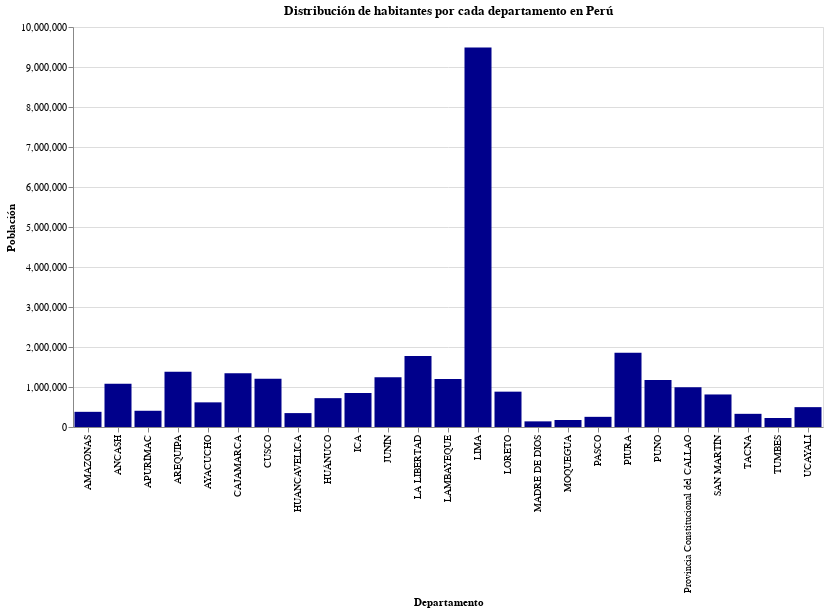

The notebook cell saved with this chart:
### Code cell
# Grafico 2
alt.Chart(base, height=400, width=750).mark_bar(color='darkblue').encode(
x = "Departamento",
y = "Población",
tooltip = ["Departamento", "Ingreso familiar per cápita","Población", "Ranking_hab"]
).interactive().properties(
    title="Distribución de habitantes por cada departamento en Perú",
)

### Figure 1 — Vega-Lite specification as saved in the notebook (floating-point values rounded to 4 significant figures)
{"config": {"background": "white", "view": {"continuousWidth": 400, "continuousHeight": 300}}, "data": {"name": "data-940aee8f238fb6c326146bdfac52a415"}, "mark": {"type": "bar", "color": "darkblue"}, "encoding": {"tooltip": [{"field": "Departamento", "type": "nominal"}, {"field": "Ingreso familiar per cápita", "type": "quantitative"}, {"field": "Población", "type": "quantitative"}, {"field": "Ranking_hab", "type": "quantitative"}], "x": {"field": "Departamento", "type": "nominal"}, "y": {"field": "Población", "type": "quantitative"}}, "height": 400, "selection": {"selector015": {"type": "interval", "bind": "scales", "encodings": ["x", "y"]}}, "title": "Distribución de habitantes por cada departamento en Perú", "width": 750, "$schema": "https://vega.github.io/schema/vega-lite/v4.17.0.json", "datasets": {"data-940aee8f238fb6c326146bdfac52a415": [{"Ubigeo": "010000", "Departamento": "AMAZONAS", "Población": 379384, "Ranking_hab": 19, "Índice de Desarrollo Humano": 0.4175, "Ranking_IDH": 21, "Esperanza de vida al nacer": 73.31, "Ranking_Esperanza": 15, "Con Educación secundaria completa (Poblac. 18 años)": 46.86, "Ranking_Secundaria": 24, "Años de educación (Poblac. 25 y más)": 6.051, "Ranking_educacion": 23, "Ingreso familiar per cápita": 629.7, "Ranking_ingresos": 18}, {"Ubigeo": "020000", "Departamento": "ANCASH", "Población": 1083519, "Ranking_hab": 10, "Índice de Desarrollo Humano": 0.4884, "Ranking_IDH": 12, "Esperanza de vida al nacer": 75.74, "Ranking_Esperanza": 10, "Con Educación secundaria completa (Poblac. 18 años)": 61.11, "Ranking_Secundaria": 16, "Años de educación (Poblac. 25 y más)": 7.633, "Ranking_educacion": 15, "Ingreso familiar per cápita": 712.7, "Ranking_ingresos": 13}, {"Ubigeo": "030000", "Departamento": "APURÍMAC", "Población": 405759, "Ranking_hab": 18, "Índice de Desarrollo Humano": 0.4167, "Ranking_IDH": 22, "Esperanza de vida al nacer": 72.63, "Ranking_Esperanza": 19, "Con Educación secundaria completa (Poblac. 18 años)": 65.55, "Ranking_Secundaria": 13, "Años de educación (Poblac. 25 y más)": 6.61, "Ranking_educacion": 21, "Ingreso familiar per cápita": 511.9, "Ranking_ingresos": 24}, {"Ubigeo": "040000", "Departamento": "AREQUIPA", "Población": 1382730, "Ranking_hab": 4, "Índice de Desarrollo Humano": 0.6345, "Ranking_IDH": 4, "Esperanza de vida al nacer": 78.2, "Ranking_Esperanza": 6, "Con Educación secundaria completa (Poblac. 18 años)": 77.8, "Ranking_Secundaria": 1, "Años de educación (Poblac. 25 y más)": 10.1, "Ranking_educacion": 2, "Ingreso familiar per cápita": 1088.0, "Ranking_ingresos": 4}, {"Ubigeo": "050000", "Departamento": "AYACUCHO", "Población": 616176, "Ranking_hab": 16, "Índice de Desarrollo Humano": 0.4096, "Ranking_IDH": 23, "Esperanza de vida al nacer": 71.08, "Ranking_Esperanza": 22, "Con Educación secundaria completa (Poblac. 18 años)": 59.36, "Ranking_Secundaria": 18, "Años de educación (Poblac. 25 y más)": 6.906, "Ranking_educacion": 19, "Ingreso familiar per cápita": 512.5, "Ranking_ingresos": 23}, {"Ubigeo": "060000", "Departamento": "CAJAMARCA", "Población": 1341012, "Ranking_hab": 5, "Índice de Desarrollo Humano": 0.4011, "Ranking_IDH": 24, "Esperanza de vida al nacer": 74.75, "Ranking_Esperanza": 11, "Con Educación secundaria completa (Poblac. 18 años)": 51.38, "Ranking_Secundaria": 23, "Años de educación (Poblac. 25 y más)": 5.608, "Ranking_educacion": 25, "Ingreso familiar per cápita": 551.7, "Ranking_ingresos": 21}, {"Ubigeo": "070100", "Departamento": "Provincia Constitucional del CALLAO", "Población": 994494, "Ranking_hab": 11, "Índice de Desarrollo Humano": 0.6663, "Ranking_IDH": 2, "Esperanza de vida al nacer": 82.52, "Ranking_Esperanza": 1, "Con Educación secundaria completa (Poblac. 18 años)": 73.5, "Ranking_Secundaria": 6, "Años de educación (Poblac. 25 y más)": 10.06, "Ranking_educacion": 3, "Ingreso familiar per cápita": 1198.0, "Ranking_ingresos": 2}, {"Ubigeo": "080000", "Departamento": "CUSCO", "Población": 1205527, "Ranking_hab": 7, "Índice de Desarrollo Humano": 0.4701, "Ranking_IDH": 15, "Esperanza de vida al nacer": 70.74, "Ranking_Esperanza": 23, "Con Educación secundaria completa (Poblac. 18 años)": 66.69, "Ranking_Secundaria": 11, "Años de educación (Poblac. 25 y más)": 7.798, "Ranking_educacion": 14, "Ingreso familiar per cápita": 668.0, "Ranking_ingresos": 17}, {"Ubigeo": "090000", "Departamento": "HUANCAVELICA", "Población": 347639, "Ranking_hab": 20, "Índice de Desarrollo Humano": 0.3357, "Ranking_IDH": 25, "Esperanza de vida al nacer": 64.03, "Ranking_Esperanza": 25, "Con Educación secundaria completa (Poblac. 18 años)": 56.18, "Ranking_Secundaria": 19, "Años de educación (Poblac. 25 y más)": 5.735, "Ranking_educacion": 24, "Ingreso familiar per cápita": 398.2, "Ranking_ingresos": 25}, {"Ubigeo": "100000", "Departamento": "HUÁNUCO", "Población": 721047, "Ranking_hab": 15, "Índice de Desarrollo Humano": 0.4285, "Ranking_IDH": 19, "Esperanza de vida al nacer": 73.11, "Ranking_Esperanza": 17, "Con Educación secundaria completa (Poblac. 18 años)": 53.61, "Ranking_Secundaria": 20, "Años de educación (Poblac. 25 y más)": 6.573, "Ranking_educacion": 22, "Ingreso familiar per cápita": 604.6, "Ranking_ingresos": 19}, {"Ubigeo": "110000", "Departamento": "ICA", "Población": 850765, "Ranking_hab": 13, "Índice de Desarrollo Humano": 0.6121, "Ranking_IDH": 5, "Esperanza de vida al nacer": 81.66, "Ranking_Esperanza": 2, "Con Educación secundaria completa (Poblac. 18 años)": 73.53, "Ranking_Secundaria": 5, "Años de educación (Poblac. 25 y más)": 9.905, "Ranking_educacion": 5, "Ingreso familiar per cápita": 959.0, "Ranking_ingresos": 7}, {"Ubigeo": "120000", "Departamento": "JUNÍN", "Población": 1246038, "Ranking_hab": 6, "Índice de Desarrollo Humano": 0.4954, "Ranking_IDH": 11, "Esperanza de vida al nacer": 73.18, "Ranking_Esperanza": 16, "Con Educación secundaria completa (Poblac. 18 años)": 65.88, "Ranking_Secundaria": 12, "Años de educación (Poblac. 25 y más)": 8.381, "Ranking_educacion": 10, "Ingreso familiar per cápita": 710.3, "Ranking_ingresos": 14}, {"Ubigeo": "130000", "Departamento": "LA LIBERTAD", "Población": 1778080, "Ranking_hab": 3, "Índice de Desarrollo Humano": 0.5388, "Ranking_IDH": 10, "Esperanza de vida al nacer": 77.21, "Ranking_Esperanza": 9, "Con Educación secundaria completa (Poblac. 18 años)": 60.85, "Ranking_Secundaria": 17, "Años de educación (Poblac. 25 y más)": 8.034, "Ranking_educacion": 13, "Ingreso familiar per cápita": 892.1, "Ranking_ingresos": 8}, {"Ubigeo": "140000", "Departamento": "LAMBAYEQUE", "Población": 1197260, "Ranking_hab": 8, "Índice de Desarrollo Humano": 0.5395, "Ranking_IDH": 9, "Esperanza de vida al nacer": 77.29, "Ranking_Esperanza": 8, "Con Educación secundaria completa (Poblac. 18 años)": 67.09, "Ranking_Secundaria": 9, "Años de educación (Poblac. 25 y más)": 8.445, "Ranking_educacion": 9, "Ingreso familiar per cápita": 827.6, "Ranking_ingresos": 10}, {"Ubigeo": "150000", "Departamento": "LIMA", "Población": 9485405, "Ranking_hab": 1, "Índice de Desarrollo Humano": 0.7157, "Ranking_IDH": 1, "Esperanza de vida al nacer": 81.15, "Ranking_Esperanza": 3, "Con Educación secundaria completa (Poblac. 18 años)": 75.71, "Ranking_Secundaria": 2, "Años de educación (Poblac. 25 y más)": 10.36, "Ranking_educacion": 1, "Ingreso familiar per cápita": 1464.0, "Ranking_ingresos": 1}, {"Ubigeo": "160000", "Departamento": "LORETO", "Población": 883510, "Ranking_hab": 12, "Índice de Desarrollo Humano": 0.4549, "Ranking_IDH": 18, "Esperanza de vida al nacer": 71.42, "Ranking_Esperanza": 21, "Con Educación secundaria completa (Poblac. 18 años)": 45.04, "Ranking_Secundaria": 25, "Años de educación (Poblac. 25 y más)": 7.56, "Ranking_educacion": 17, "Ingreso familiar per cápita": 736.7, "Ranking_ingresos": 12}, {"Ubigeo": "170000", "Departamento": "MADRE DE DIOS", "Población": 141070, "Ranking_hab": 25, "Índice de Desarrollo Humano": 0.5619, "Ranking_IDH": 7, "Esperanza de vida al nacer": 73.72, "Ranking_Esperanza": 12, "Con Educación secundaria completa (Poblac. 18 años)": 63.76, "Ranking_Secundaria": 14, "Años de educación (Poblac. 25 y más)": 8.726, "Ranking_educacion": 7, "Ingreso familiar per cápita": 1001.0, "Ranking_ingresos": 6}, {"Ubigeo": "180000", "Departamento": "MOQUEGUA", "Población": 174863, "Ranking_hab": 24, "Índice de Desarrollo Humano": 0.6387, "Ranking_IDH": 3, "Esperanza de vida al nacer": 79.8, "Ranking_Esperanza": 4, "Con Educación secundaria completa (Poblac. 18 años)": 74.49, "Ranking_Secundaria": 4, "Años de educación (Poblac. 25 y más)": 9.922, "Ranking_educacion": 4, "Ingreso familiar per cápita": 1112.0, "Ranking_ingresos": 3}, {"Ubigeo": "190000", "Departamento": "PASCO", "Población": 254065, "Ranking_hab": 22, "Índice de Desarrollo Humano": 0.4607, "Ranking_IDH": 17, "Esperanza de vida al nacer": 72.04, "Ranking_Esperanza": 20, "Con Educación secundaria completa (Poblac. 18 años)": 68.25, "Ranking_Secundaria": 8, "Años de educación (Poblac. 25 y más)": 8.141, "Ranking_educacion": 11, "Ingreso familiar per cápita": 591.7, "Ranking_ingresos": 20}, {"Ubigeo": "200000", "Departamento": "PIURA", "Población": 1856809, "Ranking_hab": 2, "Índice de Desarrollo Humano": 0.4797, "Ranking_IDH": 13, "Esperanza de vida al nacer": 73.7, "Ranking_Esperanza": 14, "Con Educación secundaria completa (Poblac. 18 años)": 61.93, "Ranking_Secundaria": 15, "Años de educación (Poblac. 25 y más)": 7.578, "Ranking_educacion": 16, "Ingreso familiar per cápita": 703.0, "Ranking_ingresos": 16}, {"Ubigeo": "210000", "Departamento": "PUNO", "Población": 1172697, "Ranking_hab": 9, "Índice de Desarrollo Humano": 0.4278, "Ranking_IDH": 20, "Esperanza de vida al nacer": 68.48, "Ranking_Esperanza": 24, "Con Educación secundaria completa (Poblac. 18 años)": 72.15, "Ranking_Secundaria": 7, "Años de educación (Poblac. 25 y más)": 7.448, "Ranking_educacion": 18, "Ingreso familiar per cápita": 532.3, "Ranking_ingresos": 22}, {"Ubigeo": "220000", "Departamento": "SAN MARTÍN", "Población": 813381, "Ranking_hab": 14, "Índice de Desarrollo Humano": 0.468, "Ranking_IDH": 16, "Esperanza de vida al nacer": 73.72, "Ranking_Esperanza": 13, "Con Educación secundaria completa (Poblac. 18 años)": 52.46, "Ranking_Secundaria": 21, "Años de educación (Poblac. 25 y más)": 6.645, "Ranking_educacion": 20, "Ingreso familiar per cápita": 770.4, "Ranking_ingresos": 11}, {"Ubigeo": "230000", "Departamento": "TACNA", "Población": 329332, "Ranking_hab": 21, "Índice de Desarrollo Humano": 0.607, "Ranking_IDH": 6, "Esperanza de vida al nacer": 77.53, "Ranking_Esperanza": 7, "Con Educación secundaria completa (Poblac. 18 años)": 74.91, "Ranking_Secundaria": 3, "Años de educación (Poblac. 25 y más)": 9.811, "Ranking_educacion": 6, "Ingreso familiar per cápita": 1003.0, "Ranking_ingresos": 5}, {"Ubigeo": "240000", "Departamento": "TUMBES", "Población": 224863, "Ranking_hab": 23, "Índice de Desarrollo Humano": 0.5597, "Ranking_IDH": 8, "Esperanza de vida al nacer": 79.06, "Ranking_Esperanza": 5, "Con Educación secundaria completa (Poblac. 18 años)": 66.7, "Ranking_Secundaria": 10, "Años de educación (Poblac. 25 y más)": 8.667, "Ranking_educacion": 8, "Ingreso familiar per cápita": 879.5, "Ranking_ingresos": 9}, {"Ubigeo": "250000", "Departamento": "UCAYALI", "Población": 496459, "Ranking_hab": 17, "Índice de Desarrollo Humano": 0.471, "Ranking_IDH": 14, "Esperanza de vida al nacer": 72.86, "Ranking_Esperanza": 18, "Con Educación secundaria completa (Poblac. 18 años)": 51.94, "Ranking_Secundaria": 22, "Años de educación (Poblac. 25 y más)": 8.052, "Ranking_educacion": 12, "Ingreso familiar per cápita": 710.1, "Ranking_ingresos": 15}]}}
